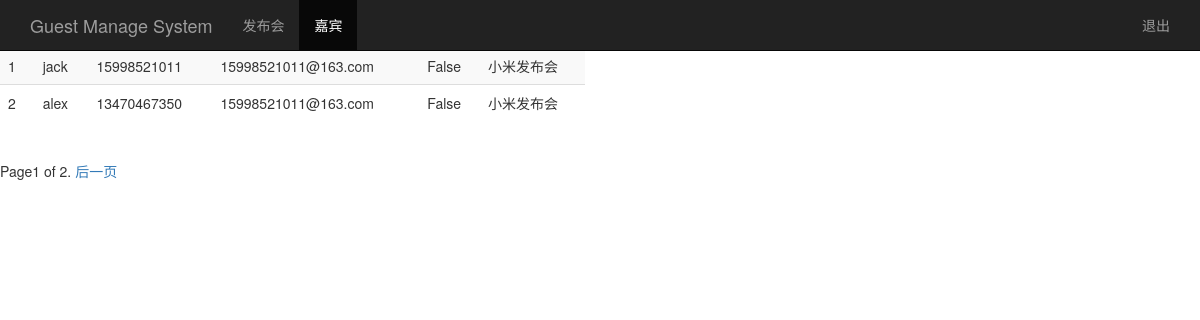
/guest_manage/, run on the app's committed database.
### sign/models.py (models this page shows, shortened)
class Guest(models.Model):
    event = models.ForeignKey(Event, on_delete=models.CASCADE)
    real_name = models.CharField(max_length=64)
    phone = models.CharField(max_length=16)
    email = models.EmailField()
    sign = models.BooleanField()
    create_time = models.DateTimeField(auto_now=True)
    class Meta:
        unique_together = ("event", "phone")

class Event(models.Model):
    name = models.CharField(max_length=100)  # 发布会标题
    limit = models.IntegerField()  # 参加人数
    status = models.BooleanField()  # 状态
    address = models.CharField(max_length=200)  # 地址
    start_time = models.DateTimeField('events time')  # 发布会时间
    create_time = models.DateTimeField(auto_now=True)  # 创建时间（自动获取当前时间）
    def __str__(self):
        return self.name

### sign/views.py (the view)
# urls.py: url(r'^guest_manage/',views.guest_manage),
def guest_manage(request):
    user_name = request.session.get('user', '')
    guest_list = Guest.objects.all()
    paginator = Paginator(guest_list, 2)
    page = request.GET.get('page')
    try:
        contacts = paginator.page(page)
    except PageNotAnInteger:
        contacts = paginator.page(1)
    except EmptyPage:
        contacts = paginator.page(paginator.num_pages)
    return render(request, "sign/guest_manage.html", {"user": user_name,
                                                      "guests": contacts})

### templates/sign/guest_manage.html (shortened to what this page needs)
<!DOCTYPE html>
<html lang="zh-CN">
<head>
    {% load bootstrap3 %}
    {% bootstrap_css %}
</head>
<body role="document">
    <nav class="navbar navbar-inverse navbar-fixed-top">
        <div class="container">
            <div class="navbar-header">
                <a class="navbar-brand" href="/event_manage/">Guest Manage System</a>
            </div>
            <div id="navbar" class="collapse navbar-collapse">
                <ul class="nav navbar-nav">
                    <li><a href="/event_manage/">发布会</a></li>
                    <li class="active"><a href="#">嘉宾</a></li>
                </ul>
                <ul class="nav navbar-nav navbar-right">
                    <li><a href="#">{{ user_name }}</a></li>
                    <li><a href="/logout/">退出</a></li>
                </ul>
            </div>
        </div>
    </nav>
    <div class="row" style="padding-top: 10px;">
        <div class="col-md-6">
            <table class="table table-striped">
                <thead>
                    <tr>
                        <th>id</th>
                        <th>姓名</th>
                        <th>手机</th>
                        <th>Email</th>
                        <th>签到</th>
                        <th>发布会</th>
                    </tr>
                </thead>
                <tbody>
                {% for guest in guests %}
                    <tr>
                        <td>{{ guest.id }}</td>
                        <td>{{ guest.real_name }}</td>
                        <td>{{ guest.phone }}</td>
                        <td>{{ guest.email }}</td>
                        <td>{{ guest.sign }}</td>
                        <td>{{ guest.event }}</td>
                    </tr>
                {% endfor %}
                </tbody>
            </table>
        </div>
    </div>
    <div class="pagination" style="bottom: 1px;">
        <span class="step-links">
            <span class="current">
                Page{{ guests.number }} of {{ guests.paginator.num_pages }}.
            </span>
            {% if guests.has_next %}
                <a href="?page={{ guests.next_page_number }}&id={{ id }}">后一页</a>
            {% endif %}
        </span>
    </div>
</body>
</html>

### data on the page
Guest: id "1", real_name "jack", phone "15998521011", email "15998521011@163.com", sign "False", event "小米发布会"
Guest: id "2", real_name "alex", phone "13470467350", email "15998521011@163.com", sign "False", event "小米发布会"

### other printed values
{{ guests.number }} "1"
{{ guests.paginator.num_pages }} "2"
